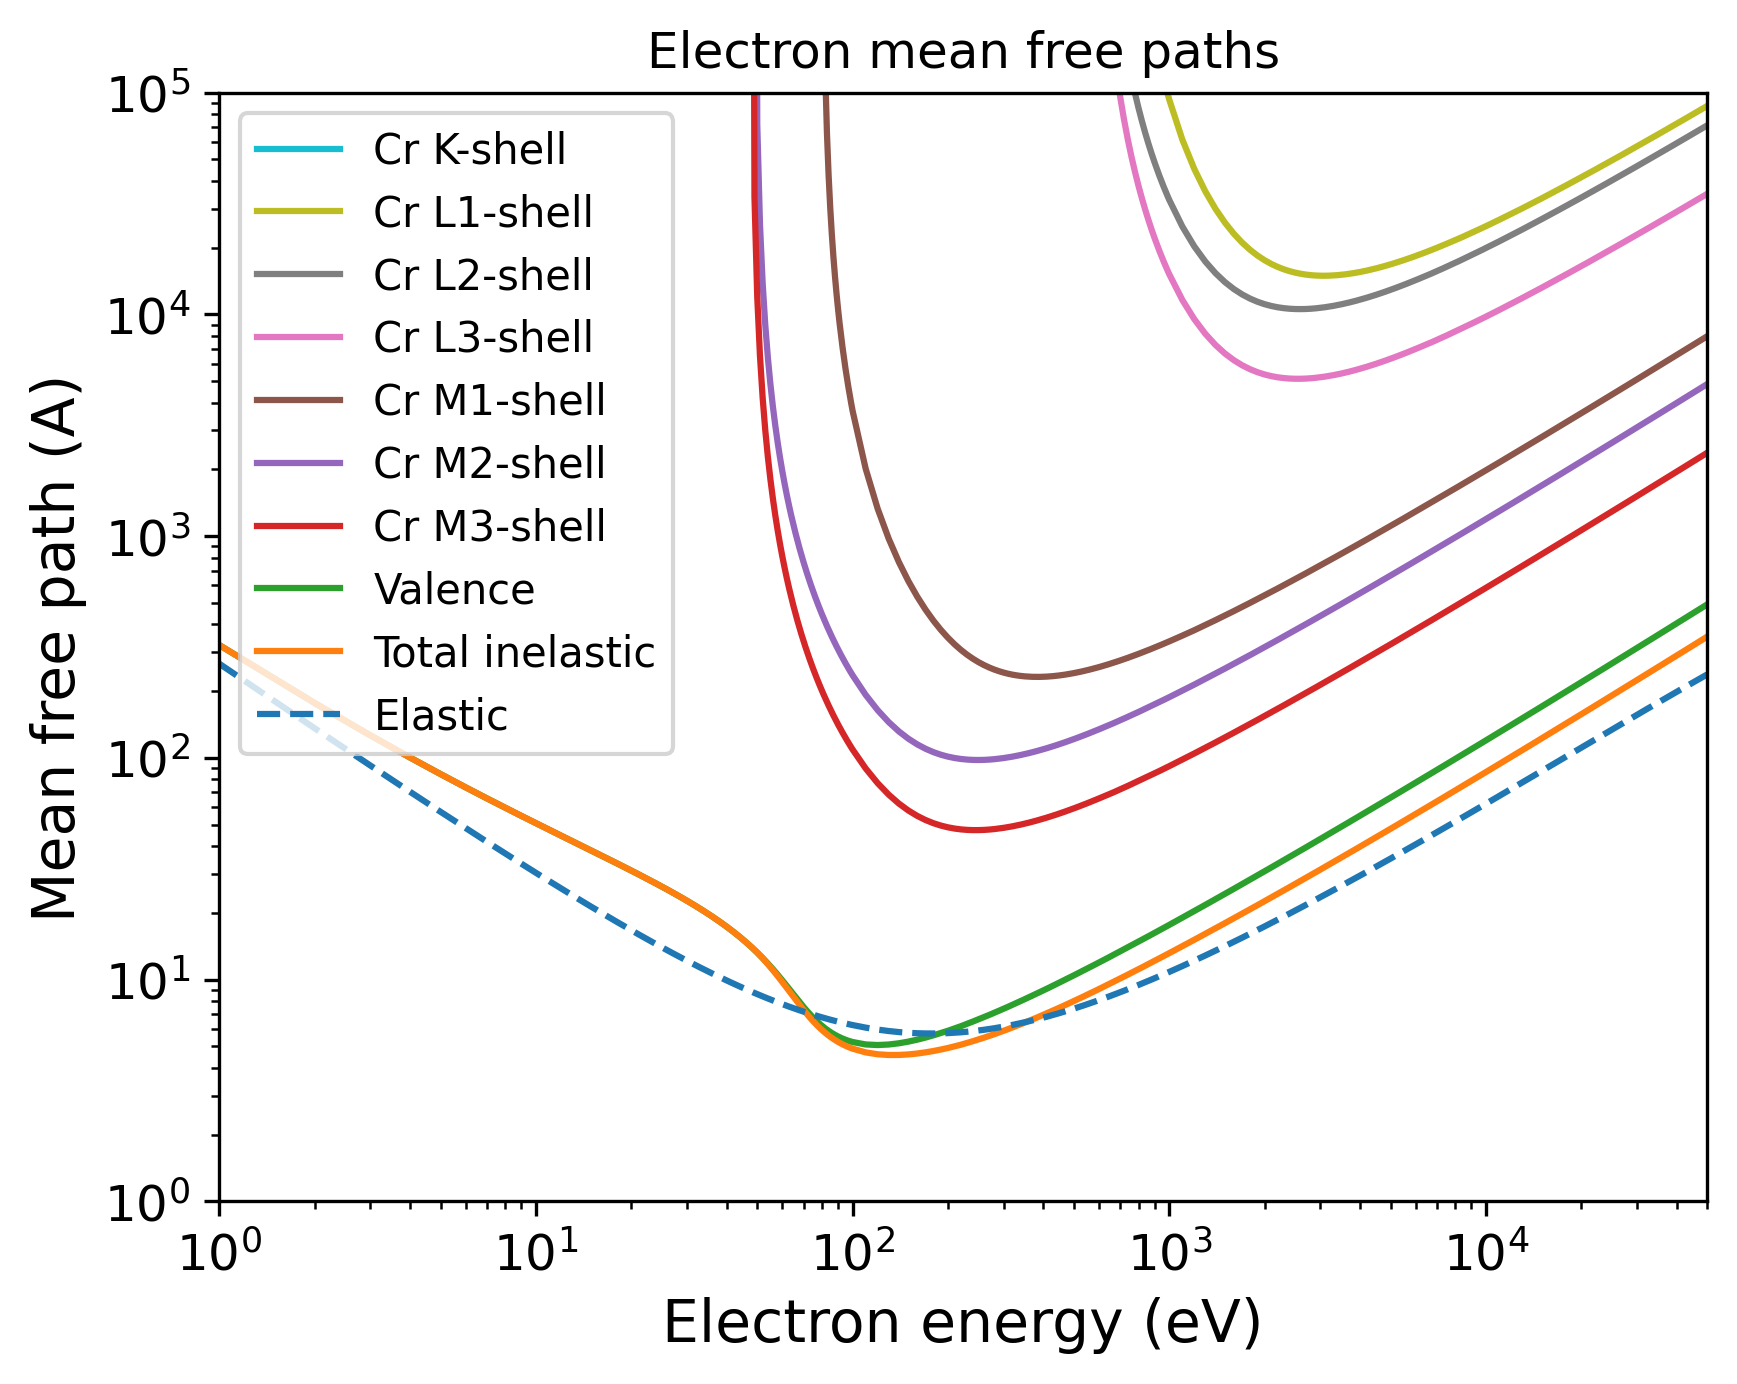

Write the Python code that produced this figure.
import pandas as pd
import numpy as np
import matplotlib.pyplot as plt
import matplotlib.cm as cm
# Set the format:
plt.xlabel("Electron energy (eV)", fontsize=14)
plt.ylabel("Mean free path (A)", fontsize=14)
plt.xticks(fontsize=12)
plt.yticks(fontsize=12)
plt.grid(False)
# Set the axes:
# Read the output file:
df = pd.read_csv(r"OUTPUT_Cr_Electron_IMFP.dat", sep=r'\s+', header=None, comment="#", skipinitialspace=True)
plt.xscale("log")
plt.yscale("log")
# Prepare the plot:
columns_to_plot = [ 1, 2, 3, 4, 5, 6, 7, 8, 9]
labels = [ "Cr K-shell", "Cr L1-shell", "Cr L2-shell", "Cr L3-shell", "Cr M1-shell", "Cr M2-shell", "Cr M3-shell", "Valence", "Total inelastic"]
# Create N distinct colors from a colormap
N = len(columns_to_plot)
colors = plt.cm.tab10(np.linspace(1, 0, 10))
# Set line styles:
linestyles = [ "-", "-", "-", "-", "-", "-", "-", "-", "-"]
for i, col in enumerate(columns_to_plot):
    color = colors[i % len(colors)]
    ls    = linestyles[i % len(linestyles)]
    label = labels[i % len(labels)]
    plt.plot(df.iloc[:, 0], df.iloc[:, col],
    color=color,
    label=label,
    linestyle=ls)
# Add a curve from the second file
df2 = pd.read_csv(r"OUTPUT_Cr_Electron_EMFP.dat", sep=r'\s+', header=None, comment="#", skipinitialspace=True)
columns_to_plot2 = [ 2]
labels2 = [ "Elastic"]
# Create second part of the plot:
for col, label in zip(columns_to_plot2, labels2):
    plt.plot(df2.iloc[:, 0], df2.iloc[:, col], label=label, linestyle="--")
plt.xlim(1.00000000,50000.00000000)
plt.ylim(1.00000000,100000.00000000)
plt.title("Electron mean free paths")
plt.legend(loc="best", fontsize=10)
# Save the plot in this format:
plt.savefig("OUTPUT_MFP_electron.png", dpi=300, bbox_inches="tight")
